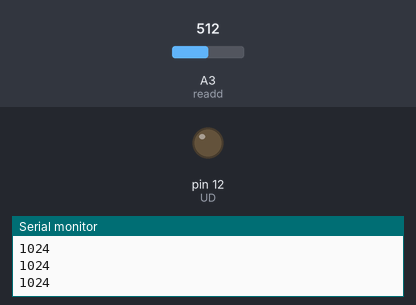
The sketch below on a simulated Arduino Uno, built with avr-gcc and run on an emulated ATmega328P. Shown: output pins drawn as LEDs (lit = HIGH), the last lines printed to the serial monitor. The inputs (shaded band) are chosen by the test bench; at power-on: A3 (readd) = 512. Pins used as bus, display or sensor lines are not drawn. At 4.2 s the program stops and its outputs stay as they are.

Above: at 0.1 s.
At 4.2 s:
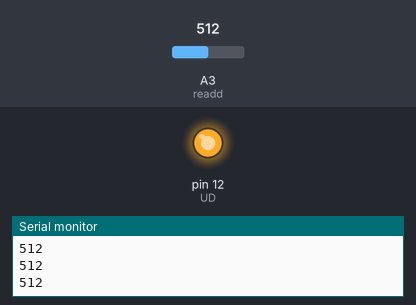
Timing chart, 0 to 5.7 s (numbered marks = the images above):
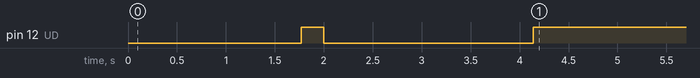

The sketch:

digit_pot_mycode_1.ino
```cpp
// digit pot
#define UD  12                         // выходы к которым подключен модуль
#define INC 11
#define CS  10
#define readd  A3
//


void setup()  {
  //delay(500);

  //digit pot
  pinMode(INC, OUTPUT);
  pinMode(UD, OUTPUT);
  pinMode(CS, OUTPUT);
  digitalWrite(CS, HIGH);
  delay(1);
 // digitalWrite(CS, LOW);

   // to_down();

  Serial.begin(115200);

  pinMode(readd, INPUT);

  //Serial.println(-20);
  //Serial.println(analogRead(A0));
  for(int i =0;i<50;i++){
    Serial.println(1024);
  }

  delay(500);
   for(int i =0;i<50;i++){
    Serial.println(analogRead(readd));
  }


  delay(500);
  for(int i =0;i<100;i++){
    // down
  digitalWrite(UD, LOW);
  digitalWrite(INC, HIGH);
  digitalWrite(CS, LOW);
  delay(1);
  digitalWrite(INC, LOW);
  delay(1);
  digitalWrite(CS, HIGH);
  Serial.println(analogRead(readd));
  }

   delay(500);

  for(int i =0;i<100;i++){
  digitalWrite(UD, HIGH);             // на U/D подаем единицу
  digitalWrite(INC, HIGH);            // и на INC тоже
  digitalWrite(CS, LOW);              // включаем микросхему
  delay(1);               // ждем
  digitalWrite(INC, LOW);             // дергаем вход INC
  delay(1);
  digitalWrite(CS, HIGH);

    Serial.println(analogRead(readd));

  }


  for(int i =0;i<60;i++){
    // down
  digitalWrite(UD, LOW);
  digitalWrite(INC, HIGH);
  digitalWrite(CS, LOW);
  delay(1);
  digitalWrite(INC, LOW);
  delay(1);
  digitalWrite(CS, HIGH);
  Serial.println(analogRead(readd));
  }

   delay(2000);

  for(int i =0;i<30;i++){
  digitalWrite(UD, HIGH);             // на U/D подаем единицу
  digitalWrite(INC, HIGH);            // и на INC тоже
  digitalWrite(CS, LOW);              // включаем микросхему
  delay(1);               // ждем
  digitalWrite(INC, LOW);             // дергаем вход INC
  delay(1);
  digitalWrite(CS, HIGH);

    Serial.println(analogRead(readd));

  }
}

void up(){
  //up

}


void loop() {


 while(true) {}

}
```
